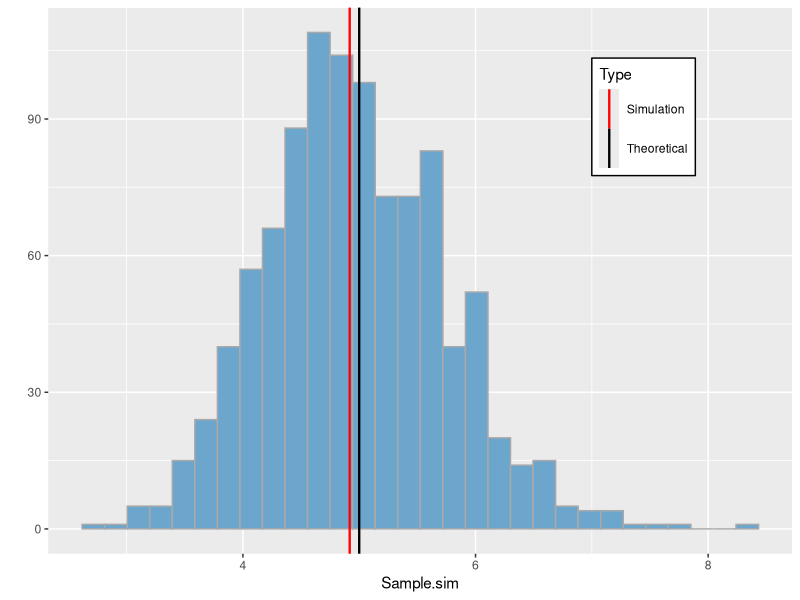

R code for this plot: (Note: this script raises an error after producing the figure.)
## ---- chunk 1
library(ggplot2)
library(grid)
# Setting parameters
lambda <- 0.2
# Average number
n <- 40
# Number of simulation
N.sim <- 1000
## ---- chunk 2
# Set seed for ruproducible property
set.seed(12345)
# Simulate the average of 40 exp-dist random variables
Sample.sim <- sapply(1:N.sim, function(x) mean(rexp(n,lambda)))
## ---- chunk 3
# Construct the data frame for Center of Theoretical and sample distribution
Med <- data.frame(Median=c(1/lambda, median(Sample.sim)), 
                  Type=c("Theoretical","Simulation"))
# Visualize the result by ggplot
qplot(x=Sample.sim,geom="histogram") + 
  geom_histogram(fill="skyblue3",colour="darkgrey") + 
  geom_vline(aes(xintercept=Median,colour=Type),data=Med,show_guide = T,size=0.8) +
  scale_colour_manual(values=c("red","black")) + 
  theme(legend.key.width=unit(0.5, "cm"),legend.key.size=unit(1, "cm"),
        legend.position=c(0.8,0.8),legend.background=NULL)
## ---- chunk 4
var(Sample.sim)
## ---- chunk 5
qplot(sample=Sample.sim,stat="qq",distribution = qnorm) + 
  labs(title="Quantile-Quantile Plot: Sample v.s. Normal  Distribution",
       x= "Theoretical Normal Disribution",
       y= "Sample Distribution") + 
  geom_abline(slope=sd(Sample.sim),intercept=median(Sample.sim),size=0.8,colour="red")
